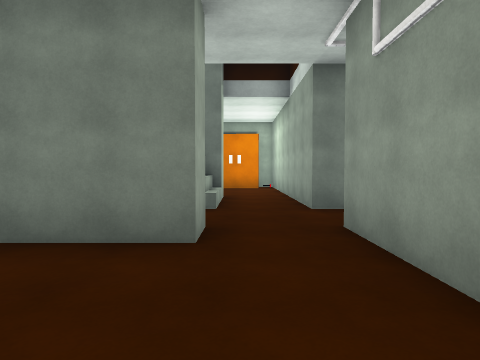
View 1 (above)

14 first-person views from a walk through a Unity game level. The camera is 1.5 m above the floor, tilts 2° down and sees 75° across. The floor is counted in squares, 1.8 m on a side. Each view is taken from the middle of a square. On the plan, view 1 faces up. The plan holds only what a view shows up to about 11 squares ahead; the rest is blank. The player is left out. Door leaves are left out, so doorways stand open. Some surface patterns are stand-ins.

View 2
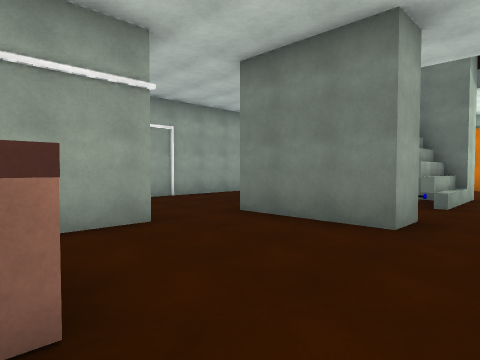

View 3
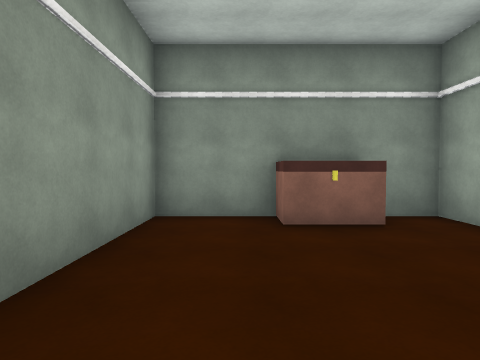

View 4
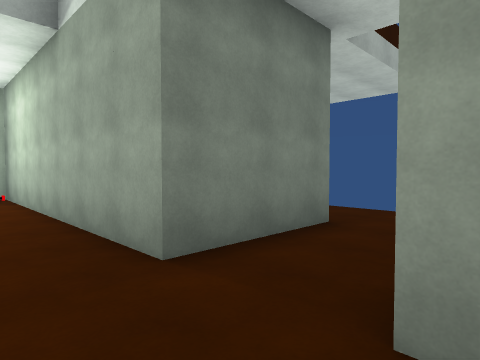

View 5
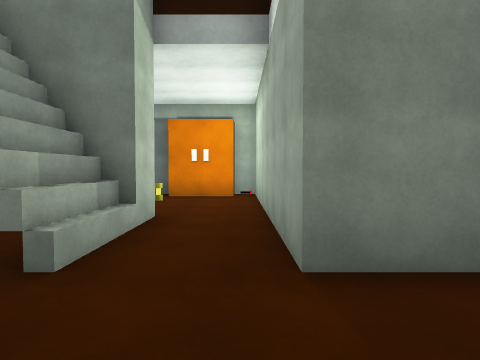

View 6
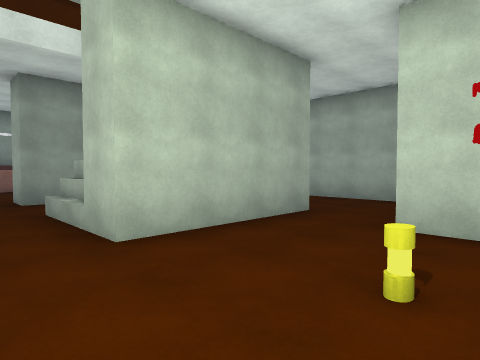

View 7
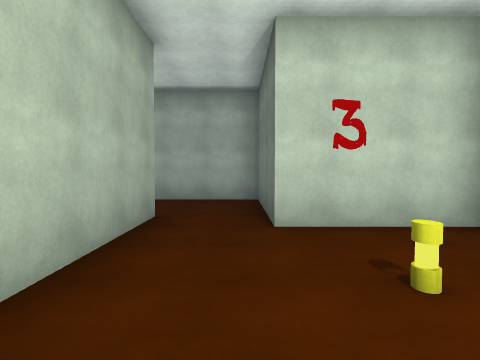

View 8
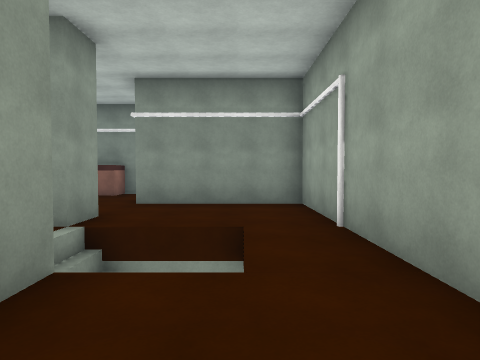

View 9
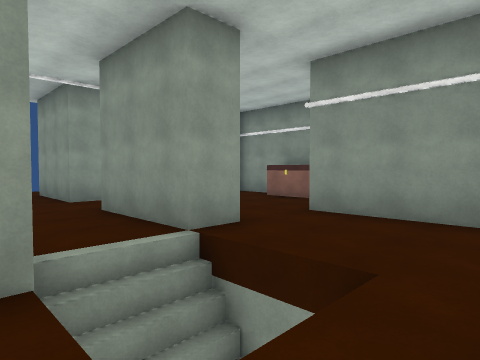

View 10
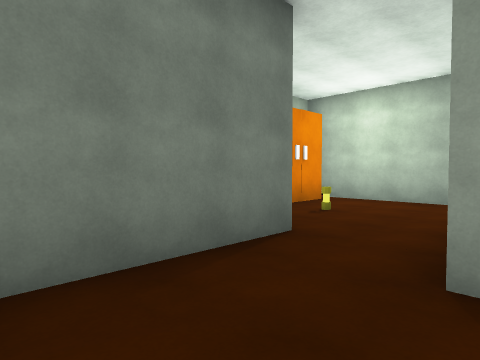

View 11
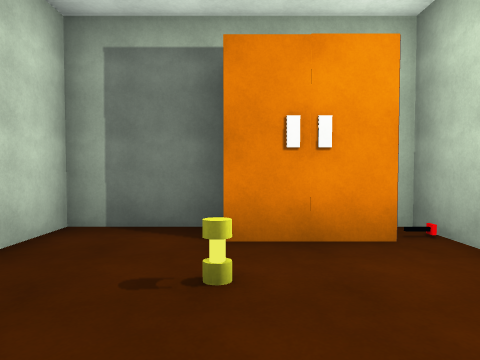

View 12
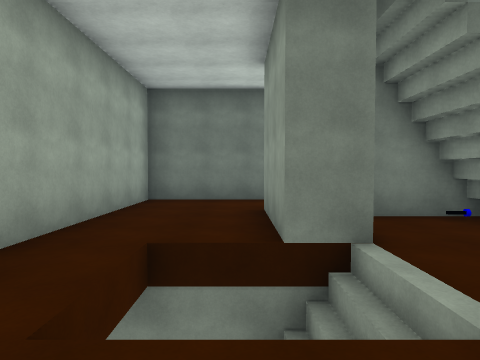

View 13
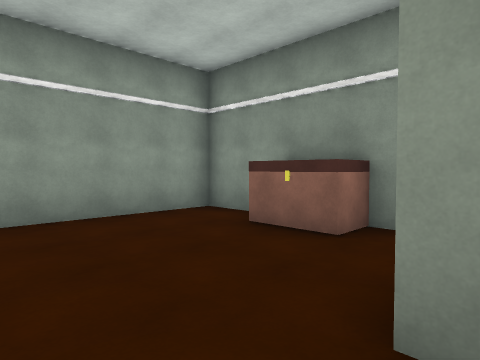

View 14
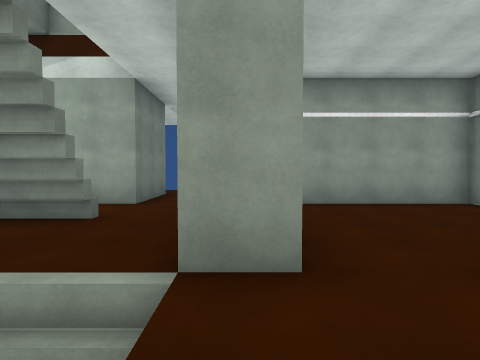

### Floor plan
Key: @ floor where view 1 was taken; # wall or solid block; . floor; D open door; v drop or lower ground; O other object.
Columns run from 8 left of view 1 to 6 right of it. Each row starts with its distance up from view 1.
 15     #######
 14     #..OO.#
 13     #.....#
 12 #####..ODD#
 11 #...D.....#
 10 #...D...DD#
  9 #...####DD#
  8 #...#..#..#
  7 #...#..#..###..
  6 #.v v.......D..
  5 #.vvv.......D
  4 #....###..###
  3 #.......DD#
  2 #.........#
  1 #####.....#
  0     #...@.#
 -1     #.OO..#
 -2     #######

Positions as (right, up) in squares from view 1, and headings:
1: (0, 0), facing up
2: (1, -1), facing up-left
3: (0, 4), facing down
4: (0, 4), facing up-right
5: (1, 4), facing up
6: (1, 13), facing down-left
7: (1, 11), facing left
8: (-6, 9), facing down
9: (-7, 7), facing down-right
10: (-7, 9), facing up-right
11: (-1, 10), facing up
12: (-5, 3), facing up
13: (-4, 3), facing down-right
14: (-6, 4), facing right
